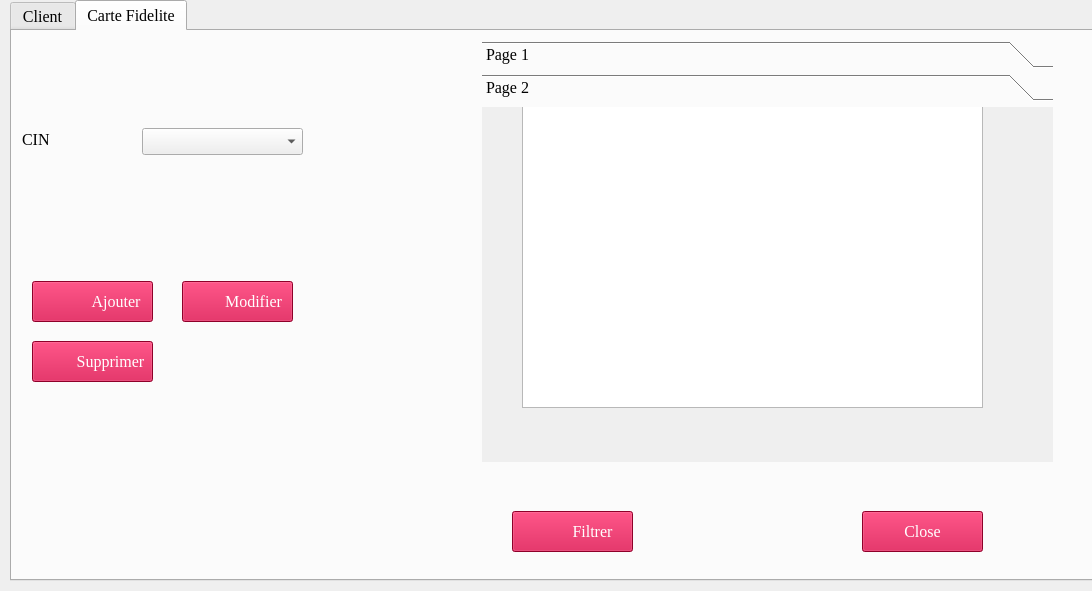
<?xml version="1.0" encoding="UTF-8"?>
<ui version="4.0">
 <class>Dialog</class>
 <widget class="QDialog" name="Dialog">
  <property name="geometry">
   <rect>
    <x>0</x>
    <y>0</y>
    <width>1092</width>
    <height>591</height>
   </rect>
  </property>
  <property name="windowTitle">
   <string>Dialog</string>
  </property>
  <widget class="QTabWidget" name="tabWidget">
   <property name="geometry">
    <rect>
     <x>10</x>
     <y>0</y>
     <width>1091</width>
     <height>581</height>
    </rect>
   </property>
   <property name="font">
    <font>
     <family>Times New Roman</family>
     <pointsize>12</pointsize>
     <weight>50</weight>
     <italic>false</italic>
     <bold>false</bold>
    </font>
   </property>
   <property name="styleSheet">
    <string notr="true">font: 12pt &quot;Times New Roman&quot;;</string>
   </property>
   <property name="currentIndex">
    <number>1</number>
   </property>
   <widget class="QWidget" name="widget">
    <attribute name="title">
     <string>Client</string>
    </attribute>
    <widget class="QTableView" name="AfficherClientTable">
     <property name="geometry">
      <rect>
       <x>420</x>
       <y>60</y>
       <width>641</width>
       <height>361</height>
      </rect>
     </property>
    </widget>
    <widget class="QWidget" name="layoutWidget">
     <property name="geometry">
      <rect>
       <x>11</x>
       <y>61</y>
       <width>131</width>
       <height>301</height>
      </rect>
     </property>
     <layout class="QVBoxLayout" name="verticalLayout">
      <item>
       <widget class="QLabel" name="label_6">
        <property name="enabled">
         <bool>true</bool>
        </property>
        <property name="font">
         <font>
          <family>Times New Roman</family>
          <pointsize>12</pointsize>
          <weight>50</weight>
          <italic>false</italic>
          <bold>false</bold>
         </font>
        </property>
        <property name="text">
         <string>CIN</string>
        </property>
       </widget>
      </item>
      <item>
       <widget class="QLabel" name="label_22">
        <property name="text">
         <string>Genre</string>
        </property>
       </widget>
      </item>
      <item>
       <widget class="QLabel" name="label_18">
        <property name="enabled">
         <bool>true</bool>
        </property>
        <property name="font">
         <font>
          <family>Times New Roman</family>
          <pointsize>12</pointsize>
          <weight>50</weight>
          <italic>false</italic>
          <bold>false</bold>
         </font>
        </property>
        <property name="text">
         <string>Nom</string>
        </property>
       </widget>
      </item>
      <item>
       <widget class="QLabel" name="label_19">
        <property name="text">
         <string>Penom</string>
        </property>
       </widget>
      </item>
      <item>
       <widget class="QLabel" name="label_3">
        <property name="font">
         <font>
          <family>Times New Roman</family>
          <pointsize>12</pointsize>
          <weight>50</weight>
          <italic>false</italic>
          <bold>false</bold>
         </font>
        </property>
        <property name="text">
         <string>Date de naissance</string>
        </property>
       </widget>
      </item>
      <item>
       <widget class="QLabel" name="label_16">
        <property name="text">
         <string>Etat civil</string>
        </property>
       </widget>
      </item>
      <item>
       <widget class="QLabel" name="label_5">
        <property name="font">
         <font>
          <family>Times New Roman</family>
          <pointsize>12</pointsize>
          <weight>50</weight>
          <italic>false</italic>
          <bold>false</bold>
         </font>
        </property>
        <property name="text">
         <string>Fonction</string>
        </property>
       </widget>
      </item>
      <item>
       <widget class="QLabel" name="label_2">
        <property name="text">
         <string>Adresse</string>
        </property>
       </widget>
      </item>
      <item>
       <widget class="QLabel" name="label_4">
        <property name="font">
         <font>
          <family>Times New Roman</family>
          <pointsize>12</pointsize>
          <weight>50</weight>
          <italic>false</italic>
          <bold>false</bold>
         </font>
        </property>
        <property name="text">
         <string>Numero Telephone</string>
        </property>
       </widget>
      </item>
      <item>
       <widget class="QLabel" name="label_24">
        <property name="text">
         <string>Mail </string>
        </property>
       </widget>
      </item>
     </layout>
    </widget>
    <widget class="QWidget" name="layoutWidget_2">
     <property name="geometry">
      <rect>
       <x>148</x>
       <y>61</y>
       <width>186</width>
       <height>304</height>
      </rect>
     </property>
     <layout class="QVBoxLayout" name="verticalLayout_2">
      <item>
       <widget class="QLineEdit" name="cin_client">
        <property name="text">
         <string/>
        </property>
       </widget>
      </item>
      <item>
       <widget class="QComboBox" name="genre">
        <item>
         <property name="text">
          <string/>
         </property>
        </item>
        <item>
         <property name="text">
          <string>Femme</string>
         </property>
        </item>
        <item>
         <property name="text">
          <string>Homme</string>
         </property>
        </item>
       </widget>
      </item>
      <item>
       <widget class="QLineEdit" name="nom"/>
      </item>
      <item>
       <widget class="QLineEdit" name="prenom"/>
      </item>
      <item>
       <widget class="QDateEdit" name="dateNaissance">
        <property name="maximumDate">
         <date>
          <year>2015</year>
          <month>1</month>
          <day>1</day>
         </date>
        </property>
        <property name="minimumDate">
         <date>
          <year>1920</year>
          <month>9</month>
          <day>14</day>
         </date>
        </property>
        <property name="displayFormat">
         <string>dd-MM-yyyy</string>
        </property>
        <property name="calendarPopup">
         <bool>true</bool>
        </property>
       </widget>
      </item>
      <item>
       <widget class="QComboBox" name="etatcivil">
        <item>
         <property name="text">
          <string/>
         </property>
        </item>
        <item>
         <property name="text">
          <string>célibataire</string>
         </property>
        </item>
        <item>
         <property name="text">
          <string>marié(e)</string>
         </property>
        </item>
       </widget>
      </item>
      <item>
       <widget class="QComboBox" name="fontion">
        <property name="enabled">
         <bool>true</bool>
        </property>
        <property name="font">
         <font>
          <family>Times New Roman</family>
          <pointsize>12</pointsize>
          <weight>50</weight>
          <italic>false</italic>
          <bold>false</bold>
         </font>
        </property>
        <item>
         <property name="text">
          <string/>
         </property>
        </item>
        <item>
         <property name="text">
          <string>Etudiant(e)</string>
         </property>
        </item>
        <item>
         <property name="text">
          <string>Employe(e)</string>
         </property>
        </item>
        <item>
         <property name="text">
          <string>Retraite(e)</string>
         </property>
        </item>
        <item>
         <property name="text">
          <string>Chomeur(e)</string>
         </property>
        </item>
       </widget>
      </item>
      <item>
       <widget class="QLineEdit" name="adresse"/>
      </item>
      <item>
       <widget class="QLineEdit" name="telephone"/>
      </item>
      <item>
       <widget class="QLineEdit" name="mail"/>
      </item>
     </layout>
    </widget>
    <widget class="QPushButton" name="closeClient">
     <property name="geometry">
      <rect>
       <x>860</x>
       <y>490</y>
       <width>121</width>
       <height>41</height>
      </rect>
     </property>
     <property name="font">
      <font>
       <family>Times New Roman</family>
       <pointsize>12</pointsize>
       <weight>50</weight>
       <italic>false</italic>
       <bold>false</bold>
      </font>
     </property>
     <property name="styleSheet">
      <string notr="true">background-color:#C70039;
color:white;
</string>
     </property>
     <property name="text">
      <string>Close</string>
     </property>
    </widget>
    <widget class="QLineEdit" name="recherchecase">
     <property name="geometry">
      <rect>
       <x>890</x>
       <y>20</y>
       <width>171</width>
       <height>31</height>
      </rect>
     </property>
    </widget>
    <widget class="QLabel" name="label_20">
     <property name="geometry">
      <rect>
       <x>810</x>
       <y>20</y>
       <width>111</width>
       <height>31</height>
      </rect>
     </property>
     <property name="text">
      <string>Rechercher</string>
     </property>
    </widget>
    <widget class="QPushButton" name="AjouterClient">
     <property name="geometry">
      <rect>
       <x>20</x>
       <y>440</y>
       <width>111</width>
       <height>41</height>
      </rect>
     </property>
     <property name="font">
      <font>
       <family>Times New Roman</family>
       <pointsize>12</pointsize>
       <weight>50</weight>
       <italic>false</italic>
       <bold>false</bold>
      </font>
     </property>
     <property name="styleSheet">
      <string notr="true">background-color:#C70039;
color:white;</string>
     </property>
     <property name="text">
      <string>      Ajouter</string>
     </property>
    </widget>
    <widget class="QLabel" name="label">
     <property name="geometry">
      <rect>
       <x>30</x>
       <y>410</y>
       <width>31</width>
       <height>21</height>
      </rect>
     </property>
     <property name="text">
      <string/>
     </property>
    </widget>
    <widget class="QPushButton" name="ModifierClient">
     <property name="geometry">
      <rect>
       <x>140</x>
       <y>440</y>
       <width>111</width>
       <height>41</height>
      </rect>
     </property>
     <property name="font">
      <font>
       <family>Times New Roman</family>
       <pointsize>12</pointsize>
       <weight>50</weight>
       <italic>false</italic>
       <bold>false</bold>
      </font>
     </property>
     <property name="styleSheet">
      <string notr="true">background-color:#C70039;
color:white;</string>
     </property>
     <property name="text">
      <string>        Modifier</string>
     </property>
    </widget>
    <widget class="QLabel" name="label_10">
     <property name="geometry">
      <rect>
       <x>150</x>
       <y>410</y>
       <width>31</width>
       <height>21</height>
      </rect>
     </property>
     <property name="text">
      <string/>
     </property>
    </widget>
    <widget class="QPushButton" name="SupprimerClient">
     <property name="geometry">
      <rect>
       <x>20</x>
       <y>490</y>
       <width>111</width>
       <height>41</height>
      </rect>
     </property>
     <property name="font">
      <font>
       <family>Times New Roman</family>
       <pointsize>12</pointsize>
       <weight>50</weight>
       <italic>false</italic>
       <bold>false</bold>
      </font>
     </property>
     <property name="styleSheet">
      <string notr="true">background-color:#C70039;
color:white;
</string>
     </property>
     <property name="text">
      <string>         Supprimer</string>
     </property>
    </widget>
    <widget class="QLabel" name="label_21">
     <property name="geometry">
      <rect>
       <x>30</x>
       <y>380</y>
       <width>31</width>
       <height>21</height>
      </rect>
     </property>
     <property name="text">
      <string/>
     </property>
    </widget>
    <widget class="QPushButton" name="traiter">
     <property name="geometry">
      <rect>
       <x>140</x>
       <y>490</y>
       <width>111</width>
       <height>41</height>
      </rect>
     </property>
     <property name="font">
      <font>
       <family>Times New Roman</family>
       <pointsize>12</pointsize>
       <weight>50</weight>
       <italic>false</italic>
       <bold>false</bold>
      </font>
     </property>
     <property name="styleSheet">
      <string notr="true">background-color:#C70039;
color:white;
</string>
     </property>
     <property name="text">
      <string>     Traiter</string>
     </property>
    </widget>
    <widget class="QLabel" name="label_23">
     <property name="geometry">
      <rect>
       <x>150</x>
       <y>380</y>
       <width>31</width>
       <height>21</height>
      </rect>
     </property>
     <property name="text">
      <string/>
     </property>
    </widget>
    <widget class="QComboBox" name="nature">
     <property name="enabled">
      <bool>true</bool>
     </property>
     <property name="geometry">
      <rect>
       <x>460</x>
       <y>470</y>
       <width>184</width>
       <height>25</height>
      </rect>
     </property>
     <property name="font">
      <font>
       <family>Times New Roman</family>
       <pointsize>12</pointsize>
       <weight>50</weight>
       <italic>false</italic>
       <bold>false</bold>
      </font>
     </property>
     <item>
      <property name="text">
       <string/>
      </property>
     </item>
     <item>
      <property name="text">
       <string>Femme</string>
      </property>
     </item>
     <item>
      <property name="text">
       <string>Homme</string>
      </property>
     </item>
    </widget>
    <widget class="QComboBox" name="taitement">
     <property name="geometry">
      <rect>
       <x>460</x>
       <y>500</y>
       <width>108</width>
       <height>25</height>
      </rect>
     </property>
     <property name="font">
      <font>
       <family>Times New Roman</family>
       <pointsize>12</pointsize>
       <weight>50</weight>
       <italic>false</italic>
       <bold>false</bold>
      </font>
     </property>
     <item>
      <property name="text">
       <string/>
      </property>
     </item>
     <item>
      <property name="text">
       <string>Etudiant(e)</string>
      </property>
     </item>
     <item>
      <property name="text">
       <string>Employe(e)</string>
      </property>
     </item>
     <item>
      <property name="text">
       <string>Retraite(e)</string>
      </property>
     </item>
     <item>
      <property name="text">
       <string>Chomeur</string>
      </property>
     </item>
    </widget>
    <widget class="QPushButton" name="pushButton_4">
     <property name="geometry">
      <rect>
       <x>670</x>
       <y>490</y>
       <width>121</width>
       <height>41</height>
      </rect>
     </property>
     <property name="font">
      <font>
       <family>Times New Roman</family>
       <pointsize>12</pointsize>
       <weight>50</weight>
       <italic>false</italic>
       <bold>false</bold>
      </font>
     </property>
     <property name="styleSheet">
      <string notr="true">background-color:#C70039;
color:white;</string>
     </property>
     <property name="text">
      <string>          Filtrer</string>
     </property>
    </widget>
    <widget class="QLabel" name="label_15">
     <property name="geometry">
      <rect>
       <x>390</x>
       <y>500</y>
       <width>81</width>
       <height>27</height>
      </rect>
     </property>
     <property name="font">
      <font>
       <family>Times New Roman</family>
       <pointsize>12</pointsize>
       <weight>50</weight>
       <italic>false</italic>
       <bold>false</bold>
      </font>
     </property>
     <property name="text">
      <string>Fonction</string>
     </property>
    </widget>
    <widget class="QLabel" name="label_14">
     <property name="geometry">
      <rect>
       <x>390</x>
       <y>470</y>
       <width>91</width>
       <height>27</height>
      </rect>
     </property>
     <property name="font">
      <font>
       <family>Times New Roman</family>
       <pointsize>12</pointsize>
       <weight>50</weight>
       <italic>false</italic>
       <bold>false</bold>
      </font>
     </property>
     <property name="text">
      <string>Genre</string>
     </property>
    </widget>
    <widget class="QLabel" name="label_12">
     <property name="geometry">
      <rect>
       <x>0</x>
       <y>0</y>
       <width>129</width>
       <height>30</height>
      </rect>
     </property>
     <property name="font">
      <font>
       <family>Times New Roman</family>
       <pointsize>12</pointsize>
       <weight>50</weight>
       <italic>false</italic>
       <bold>false</bold>
      </font>
     </property>
     <property name="text">
      <string>Description de l'etat  </string>
     </property>
    </widget>
    <widget class="QLabel" name="label_28">
     <property name="geometry">
      <rect>
       <x>390</x>
       <y>440</y>
       <width>81</width>
       <height>27</height>
      </rect>
     </property>
     <property name="font">
      <font>
       <family>Times New Roman</family>
       <pointsize>12</pointsize>
       <weight>50</weight>
       <italic>false</italic>
       <bold>false</bold>
      </font>
     </property>
     <property name="text">
      <string>Etat Civil</string>
     </property>
    </widget>
    <widget class="QComboBox" name="Etat_civil">
     <property name="enabled">
      <bool>true</bool>
     </property>
     <property name="geometry">
      <rect>
       <x>460</x>
       <y>440</y>
       <width>184</width>
       <height>25</height>
      </rect>
     </property>
     <property name="font">
      <font>
       <family>Times New Roman</family>
       <pointsize>12</pointsize>
       <weight>50</weight>
       <italic>false</italic>
       <bold>false</bold>
      </font>
     </property>
     <item>
      <property name="text">
       <string/>
      </property>
     </item>
     <item>
      <property name="text">
       <string>Celibataire</string>
      </property>
     </item>
     <item>
      <property name="text">
       <string>Marrier</string>
      </property>
     </item>
     <item>
      <property name="text">
       <string/>
      </property>
     </item>
    </widget>
    <zorder>layoutWidget_2</zorder>
    <zorder>layoutWidget</zorder>
    <zorder>AfficherClientTable</zorder>
    <zorder>recherchecase</zorder>
    <zorder>closeClient</zorder>
    <zorder>label_20</zorder>
    <zorder>AjouterClient</zorder>
    <zorder>label</zorder>
    <zorder>ModifierClient</zorder>
    <zorder>label_10</zorder>
    <zorder>SupprimerClient</zorder>
    <zorder>label_21</zorder>
    <zorder>traiter</zorder>
    <zorder>label_23</zorder>
    <zorder>nature</zorder>
    <zorder>taitement</zorder>
    <zorder>pushButton_4</zorder>
    <zorder>label_15</zorder>
    <zorder>label_14</zorder>
    <zorder>label_12</zorder>
    <zorder>label_28</zorder>
    <zorder>Etat_civil</zorder>
   </widget>
   <widget class="QWidget" name="tab">
    <attribute name="title">
     <string>Carte Fidelite</string>
    </attribute>
    <widget class="QWidget" name="layoutWidget_5">
     <property name="geometry">
      <rect>
       <x>10</x>
       <y>43</y>
       <width>101</width>
       <height>131</height>
      </rect>
     </property>
     <layout class="QVBoxLayout" name="verticalLayout_3">
      <item>
       <widget class="QLabel" name="label_8">
        <property name="font">
         <font>
          <family>Times New Roman</family>
          <pointsize>12</pointsize>
          <weight>50</weight>
          <italic>false</italic>
          <bold>false</bold>
         </font>
        </property>
        <property name="text">
         <string>CIN</string>
        </property>
       </widget>
      </item>
     </layout>
    </widget>
    <widget class="QWidget" name="layoutWidget_6">
     <property name="geometry">
      <rect>
       <x>130</x>
       <y>50</y>
       <width>161</width>
       <height>121</height>
      </rect>
     </property>
     <layout class="QVBoxLayout" name="verticalLayout_4">
      <item>
       <widget class="QComboBox" name="cin_carte"/>
      </item>
     </layout>
    </widget>
    <widget class="QPushButton" name="pushButton_5">
     <property name="geometry">
      <rect>
       <x>500</x>
       <y>480</y>
       <width>121</width>
       <height>41</height>
      </rect>
     </property>
     <property name="font">
      <font>
       <family>Times New Roman</family>
       <pointsize>12</pointsize>
       <weight>50</weight>
       <italic>false</italic>
       <bold>false</bold>
      </font>
     </property>
     <property name="styleSheet">
      <string notr="true">background-color:#C70039;
color:white;</string>
     </property>
     <property name="text">
      <string>          Filtrer</string>
     </property>
    </widget>
    <widget class="QLabel" name="label_27">
     <property name="geometry">
      <rect>
       <x>510</x>
       <y>490</y>
       <width>31</width>
       <height>21</height>
      </rect>
     </property>
     <property name="text">
      <string/>
     </property>
    </widget>
    <widget class="QLabel" name="label_51">
     <property name="geometry">
      <rect>
       <x>220</x>
       <y>196</y>
       <width>31</width>
       <height>31</height>
      </rect>
     </property>
     <property name="text">
      <string/>
     </property>
    </widget>
    <widget class="QPushButton" name="ajouter">
     <property name="geometry">
      <rect>
       <x>20</x>
       <y>250</y>
       <width>121</width>
       <height>41</height>
      </rect>
     </property>
     <property name="font">
      <font>
       <family>Times New Roman</family>
       <pointsize>12</pointsize>
       <weight>50</weight>
       <italic>false</italic>
       <bold>false</bold>
      </font>
     </property>
     <property name="styleSheet">
      <string notr="true">background-color:#C70039;
color:white;</string>
     </property>
     <property name="text">
      <string>            Ajouter</string>
     </property>
    </widget>
    <widget class="QLabel" name="label_52">
     <property name="geometry">
      <rect>
       <x>860</x>
       <y>490</y>
       <width>31</width>
       <height>21</height>
      </rect>
     </property>
     <property name="text">
      <string/>
     </property>
    </widget>
    <widget class="QPushButton" name="close">
     <property name="geometry">
      <rect>
       <x>850</x>
       <y>480</y>
       <width>121</width>
       <height>41</height>
      </rect>
     </property>
     <property name="font">
      <font>
       <family>Times New Roman</family>
       <pointsize>12</pointsize>
       <weight>50</weight>
       <italic>false</italic>
       <bold>false</bold>
      </font>
     </property>
     <property name="styleSheet">
      <string notr="true">background-color:#C70039;
color:white;
</string>
     </property>
     <property name="text">
      <string>Close</string>
     </property>
    </widget>
    <widget class="QLabel" name="label_53">
     <property name="geometry">
      <rect>
       <x>620</x>
       <y>-70</y>
       <width>31</width>
       <height>21</height>
      </rect>
     </property>
     <property name="text">
      <string/>
     </property>
    </widget>
    <widget class="QPushButton" name="pushButton_11">
     <property name="geometry">
      <rect>
       <x>610</x>
       <y>-80</y>
       <width>121</width>
       <height>41</height>
      </rect>
     </property>
     <property name="font">
      <font>
       <family>Times New Roman</family>
       <pointsize>12</pointsize>
       <weight>50</weight>
       <italic>false</italic>
       <bold>false</bold>
      </font>
     </property>
     <property name="styleSheet">
      <string notr="true">background-color:#333399;
color:white;
</string>
     </property>
     <property name="text">
      <string>          Annuler</string>
     </property>
    </widget>
    <widget class="QPushButton" name="SupprimerCarte">
     <property name="geometry">
      <rect>
       <x>20</x>
       <y>310</y>
       <width>121</width>
       <height>41</height>
      </rect>
     </property>
     <property name="font">
      <font>
       <family>Times New Roman</family>
       <pointsize>12</pointsize>
       <weight>50</weight>
       <italic>false</italic>
       <bold>false</bold>
      </font>
     </property>
     <property name="styleSheet">
      <string notr="true">background-color:#C70039;
color:white;
</string>
     </property>
     <property name="text">
      <string>         Supprimer</string>
     </property>
    </widget>
    <widget class="QPushButton" name="ModifierCarte">
     <property name="geometry">
      <rect>
       <x>170</x>
       <y>250</y>
       <width>111</width>
       <height>41</height>
      </rect>
     </property>
     <property name="font">
      <font>
       <family>Times New Roman</family>
       <pointsize>12</pointsize>
       <weight>50</weight>
       <italic>false</italic>
       <bold>false</bold>
      </font>
     </property>
     <property name="styleSheet">
      <string notr="true">background-color:#C70039;
color:white;</string>
     </property>
     <property name="text">
      <string>        Modifier</string>
     </property>
    </widget>
    <widget class="QToolBox" name="toolBox">
     <property name="geometry">
      <rect>
       <x>470</x>
       <y>10</y>
       <width>571</width>
       <height>421</height>
      </rect>
     </property>
     <property name="currentIndex">
      <number>1</number>
     </property>
     <widget class="QWidget" name="page">
      <property name="geometry">
       <rect>
        <x>0</x>
        <y>0</y>
        <width>100</width>
        <height>30</height>
       </rect>
      </property>
      <attribute name="label">
       <string>Page 1</string>
      </attribute>
      <widget class="QTableView" name="tableView_4">
       <property name="geometry">
        <rect>
         <x>60</x>
         <y>-20</y>
         <width>451</width>
         <height>361</height>
        </rect>
       </property>
      </widget>
     </widget>
     <widget class="QWidget" name="page_2">
      <property name="geometry">
       <rect>
        <x>0</x>
        <y>0</y>
        <width>571</width>
        <height>355</height>
       </rect>
      </property>
      <attribute name="label">
       <string>Page 2</string>
      </attribute>
      <widget class="QTableView" name="tableView_3">
       <property name="geometry">
        <rect>
         <x>40</x>
         <y>-70</y>
         <width>461</width>
         <height>371</height>
        </rect>
       </property>
      </widget>
     </widget>
    </widget>
    <zorder>layoutWidget_5</zorder>
    <zorder>layoutWidget_6</zorder>
    <zorder>pushButton_5</zorder>
    <zorder>label_27</zorder>
    <zorder>ajouter</zorder>
    <zorder>label_51</zorder>
    <zorder>close</zorder>
    <zorder>label_52</zorder>
    <zorder>label_53</zorder>
    <zorder>pushButton_11</zorder>
    <zorder>SupprimerCarte</zorder>
    <zorder>ModifierCarte</zorder>
    <zorder>toolBox</zorder>
   </widget>
  </widget>
 </widget>
 <resources/>
 <connections/>
</ui>
